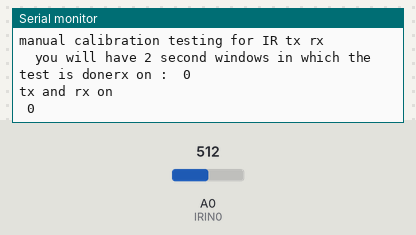
This sketch was run on a simulated Arduino Uno, built with avr-gcc and run on an emulated ATmega328P. Shown: the last lines printed to the serial monitor. The inputs (shaded band) are chosen by the test bench; at power-on: A0 (IRIN0) = 512.

Above: at 7.8 s.
7.9 s: A0 (IRIN0) set to 716
At 9.8 s:
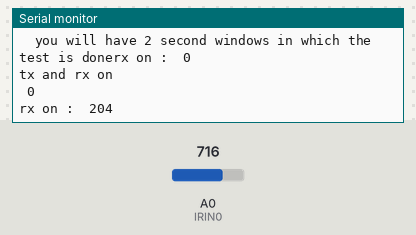
12.9 s: A0 (IRIN0) set to 900
At 14.5 s:
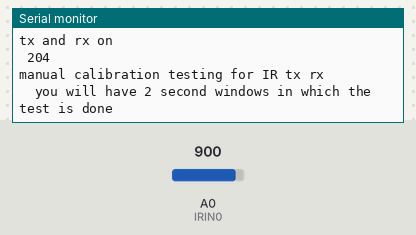
Timing chart, 0 to 16.0 s (numbered marks = the images above; inputs shaded):
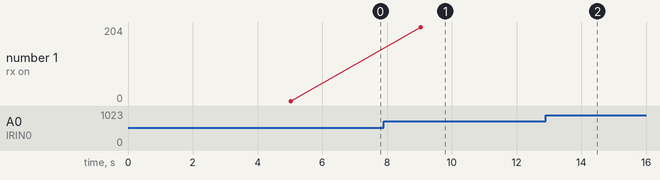

Measured:
- after the input at 7.9 s, the serial monitor: prints a new line after 1.1 s (image 1)
- plotted number 1: 0 → 204 after the input at 7.9 s, 204 → 132 after the input at 12.9 s

The sketch:

ir_tests_line_follow.ino
```cpp
int IRIN0 = A0;  // detector inupt


int IRINVAL0 = 0; // ir value
int IROUT = 3;  // irled out

byte IR0; // serial output value

void setup()
{
  Serial.begin(9600);  //give it a chance to talk
  pinMode(IRIN0, INPUT); //analogread a0

  pinMode(IROUT, OUTPUT); //out ir led
}

/* this is crap but it gets the job done commenting edits for others*/

void loop()
{
  Serial.println("manual calibration testing for IR tx rx");
  Serial.print("\tyou will have 2 second windows in which the test is done");
   delay (5000);
   rxonly();
   delay (2000);
   allon();
   delay(2000);  //long pause run it back now
   rxonly();
   delay (2000);
   allon();
   delay(2000);
}

void allon()
{
  Serial.println("tx and rx on");
  digitalWrite(IROUT, HIGH);
  IRINVAL0 = analogRead(IRIN0);
  IR0 = IRINVAL0;
  Serial.print(" "); Serial.println((byte)IR0, DEC);
  digitalWrite(IROUT, LOW);
}

void rxonly()
{
  Serial.print("rx on : ");
  digitalWrite(IROUT, LOW);
  IRINVAL0 = analogRead(IRIN0);
  IR0 = IRINVAL0;
  Serial.print(" "); Serial.println((byte)IR0, DEC);
  digitalWrite(IROUT, LOW);
}
```
